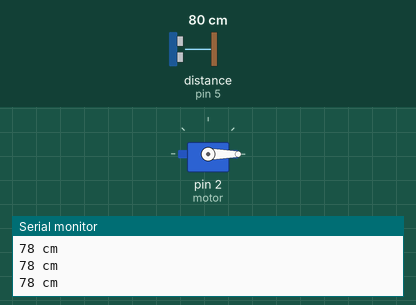
The sketch below on a simulated Arduino Uno, built with avr-gcc and run on an emulated ATmega328P. Shown: servo, the last lines printed to the serial monitor. Wiring (inferred from the names in the program): ultrasonic range finder: trigger pin 4; echo pin 5. The inputs (shaded band) are chosen by the test bench; at power-on: distance to the obstacle (sensor on pin 5) 80 cm. The echo pulse lasts 58.3 µs per cm.

Above: at 1.2 s.
1.3 s: distance to the obstacle (sensor on pin 5) set to 23 cm
3.1 s: distance to the obstacle (sensor on pin 5) set to 19 cm
At 4.1 s:
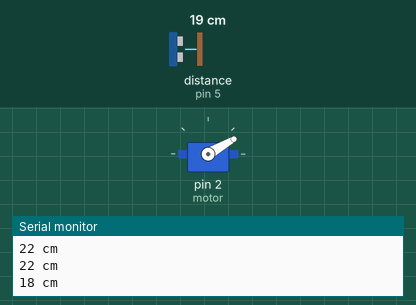
At 6.1 s:
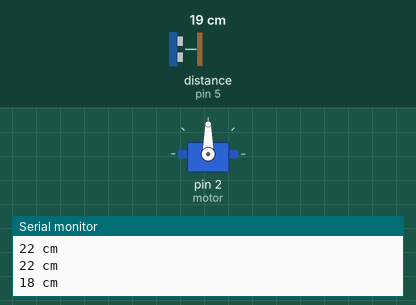
Timing chart, 0 to 7.6 s (numbered marks = the images above; inputs shaded):
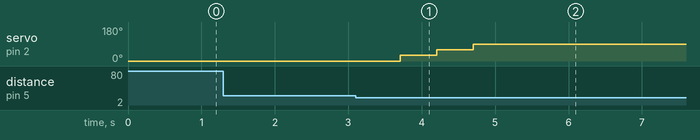

Measured:
- the behaviour switches between 22 and 21 cm on distance to the obstacle (sensor on pin 5) (found by bisection; images 0 and 1)
- after the input at 3.1 s, servo on pin 2 (motor): 0° → 30° after 0.61 s, → 60° 0.50 s later, → 90° 0.50 s later

The sketch:

projetoLixeiraInteligente.ino
```cpp
#include <Servo.h>        //incluindo biblioteca do Servo

#define pino_trigger 4    //porta digital 4
#define pino_echo 5       //porta digital 5

//declaração de variáveis

Servo motor;           //variável para manipular o servo
long tempo = 0;        //variável para calcular distância
int distancia = 0;     //variável que armazena a distância

void setup() {
  // indicando para o arduíno quais portas vamos usar
  pinMode(pino_trigger, OUTPUT);    //trig = saída
  pinMode(pino_echo, INPUT);        //echo = entrada

  motor.attach(2);  //sinal no pino 2
  motor.write(0);   //servo inicializa com angulação zero

  Serial.begin(9600);
}

//função personalizada para atualizar a distancia
void verificaDistancia(){
  digitalWrite(pino_trigger, HIGH);
  delayMicroseconds(10);
  digitalWrite(pino_trigger, LOW);

  tempo = pulseIn(pino_echo, HIGH);
  distancia = tempo * 0.017;
}

void loop() {

  verificaDistancia();

  Serial.print(distancia);  // imprime a distância atual
  Serial.println(" cm");
  delay(100);

  int controle = 1; //uma vez que a tampa esteja aberta, o motor não acionará novamente

  while(distancia <= 20){
    if(controle == 1){
      for(int i=0; i<=90; i+=30){ //motor (com 0°) rotaciona de 30 em 30°, até 90°
        motor.write(i);
      delay(500);
      }
    }
    controle = 2;   //para que o motor feche a tampa apenas se ela já foi aberta anteriormente
    verificaDistancia();
  }

  if(distancia > 20 && controle == 2){
    delay(5000);
    for(int i=90; i>=0; i-=10){ //motor (com 90°) rotaciona de 10 em 10°, até 0°
      motor.write(i);
        delay(1500);
    }
  }

}
```
